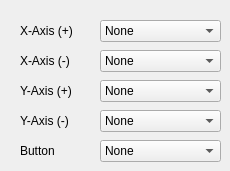
         <widget class="QWidget" name="tab_7">
          <attribute name="title">
           <string>Joystick</string>
          </attribute>
          <widget class="QLabel" name="label_35">
           <property name="geometry">
            <rect>
             <x>20</x>
             <y>50</y>
             <width>71</width>
             <height>21</height>
            </rect>
           </property>
           <property name="text">
            <string>X-Axis (-)</string>
           </property>
          </widget>
          <widget class="QLabel" name="label_36">
           <property name="geometry">
            <rect>
             <x>20</x>
             <y>20</y>
             <width>71</width>
             <height>21</height>
            </rect>
           </property>
           <property name="text">
            <string>X-Axis (+)</string>
           </property>
          </widget>
          <widget class="QComboBox" name="comboBox_27">
           <property name="geometry">
            <rect>
             <x>100</x>
             <y>50</y>
             <width>121</width>
             <height>22</height>
            </rect>
           </property>
           <item>
            <property name="text">
             <string>None</string>
            </property>
           </item>
           <item>
            <property name="text">
             <string>Hotkey</string>
            </property>
           </item>
           <item>
            <property name="text">
             <string>String</string>
            </property>
           </item>
           <item>
            <property name="text">
             <string>Media Control</string>
            </property>
           </item>
           <item>
            <property name="text">
             <string>Window Sizing</string>
            </property>
           </item>
           <item>
            <property name="text">
             <string>Mouse</string>
            </property>
           </item>
          </widget>
          <widget class="QComboBox" name="comboBox_28">
           <property name="geometry">
            <rect>
             <x>100</x>
             <y>20</y>
             <width>121</width>
             <height>22</height>
            </rect>
           </property>
           <item>
            <property name="text">
             <string>None</string>
            </property>
           </item>
           <item>
            <property name="text">
             <string>Hotkey</string>
            </property>
           </item>
           <item>
            <property name="text">
             <string>String</string>
            </property>
           </item>
           <item>
            <property name="text">
             <string>Media Control</string>
            </property>
           </item>
           <item>
            <property name="text">
             <string>Window Sizing</string>
            </property>
           </item>
           <item>
            <property name="text">
             <string>Mouse</string>
            </property>
           </item>
          </widget>
          <widget class="QComboBox" name="comboBox_29">
           <property name="geometry">
            <rect>
             <x>100</x>
             <y>80</y>
             <width>121</width>
             <height>22</height>
            </rect>
           </property>
           <item>
            <property name="text">
             <string>None</string>
            </property>
           </item>
           <item>
            <property name="text">
             <string>Hotkey</string>
            </property>
           </item>
           <item>
            <property name="text">
             <string>String</string>
            </property>
           </item>
           <item>
            <property name="text">
             <string>Media Control</string>
            </property>
           </item>
           <item>
            <property name="text">
             <string>Window Sizing</string>
            </property>
           </item>
           <item>
            <property name="text">
             <string>Mouse</string>
            </property>
           </item>
          </widget>
          <widget class="QLabel" name="label_37">
           <property name="geometry">
            <rect>
             <x>20</x>
             <y>80</y>
             <width>71</width>
             <height>21</height>
            </rect>
           </property>
           <property name="text">
            <string>Y-Axis (+)</string>
           </property>
          </widget>
          <widget class="QComboBox" name="comboBox_30">
           <property name="geometry">
            <rect>
             <x>100</x>
             <y>110</y>
             <width>121</width>
             <height>22</height>
            </rect>
           </property>
           <item>
            <property name="text">
             <string>None</string>
            </property>
           </item>
           <item>
            <property name="text">
             <string>Hotkey</string>
            </property>
           </item>
           <item>
            <property name="text">
             <string>String</string>
            </property>
           </item>
           <item>
            <property name="text">
             <string>Media Control</string>
            </property>
           </item>
           <item>
            <property name="text">
             <string>Window Sizing</string>
            </property>
           </item>
           <item>
            <property name="text">
             <string>Mouse</string>
            </property>
           </item>
          </widget>
          <widget class="QLabel" name="label_38">
           <property name="geometry">
            <rect>
             <x>20</x>
             <y>110</y>
             <width>71</width>
             <height>21</height>
            </rect>
           </property>
           <property name="text">
            <string>Y-Axis (-)</string>
           </property>
          </widget>
          <widget class="QComboBox" name="comboBox_31">
           <property name="geometry">
            <rect>
             <x>100</x>
             <y>140</y>
             <width>121</width>
             <height>22</height>
            </rect>
           </property>
           <item>
            <property name="text">
             <string>None</string>
            </property>
           </item>
           <item>
            <property name="text">
             <string>Hotkey</string>
            </property>
           </item>
           <item>
            <property name="text">
             <string>String</string>
            </property>
           </item>
           <item>
            <property name="text">
             <string>Media Control</string>
            </property>
           </item>
           <item>
            <property name="text">
             <string>Window Sizing</string>
            </property>
           </item>
           <item>
            <property name="text">
             <string>Mouse</string>
            </property>
           </item>
          </widget>
          <widget class="QLabel" name="label_39">
           <property name="geometry">
            <rect>
             <x>20</x>
             <y>140</y>
             <width>71</width>
             <height>21</height>
            </rect>
           </property>
           <property name="text">
            <string>Button</string>
           </property>
          </widget>
         </widget>
